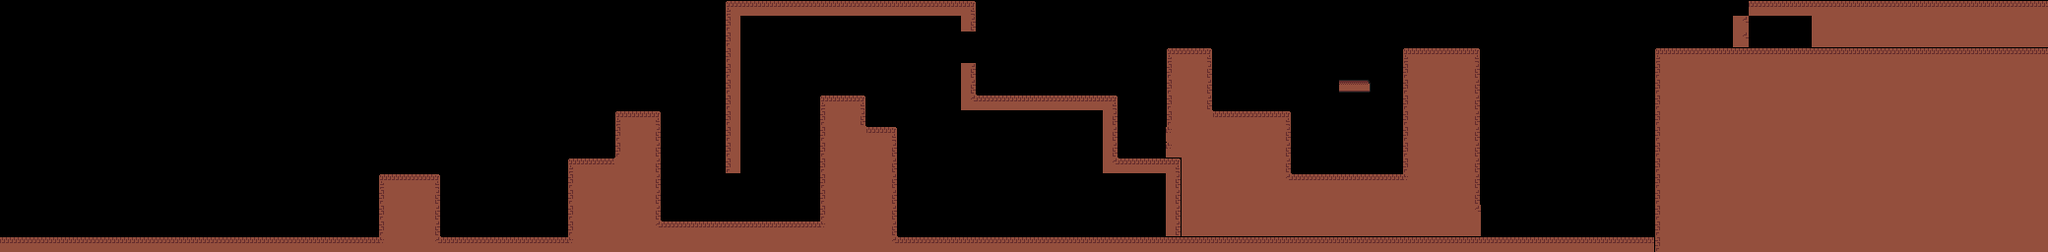

A 2D game scene composited from a Tiled map and its tileset images. What follows is a short description and the map's XML, with each tile layer's data collapsed to a summary:
An orthogonal 130x16 tile map with 16x16 px tiles, 1 tile layer (Tiles), 2 tilesets and 24 objects.

<map version="1.0" tiledversion="1.0.3" orientation="orthogonal" renderorder="right-down" width="130" height="16" tilewidth="16" tileheight="16" nextobjectid="227">
 <tileset firstgid="1" name="background_tiles2" tilewidth="16" tileheight="16" tilecount="24" columns="8">
  <image source="background_tiles2.png" width="128" height="48" />
  <tile id="6">
   <properties>
    <property name="type" value="Boden" />
   </properties>
  </tile>
  <tile id="8">
   <properties>
    <property name="body.immovable" value="true" />
    <property name="body.moves" value="false" />
    <property name="type" value="platform" />
   </properties>
  </tile>
  <tile id="9">
   <properties>
    <property name="type" value="platform" />
   </properties>
  </tile>
  <tile id="10">
   <properties>
    <property name="type" value="platform" />
   </properties>
  </tile>
  <tile id="13">
   <properties>
    <property name="type" value="Boden" />
   </properties>
  </tile>
  <tile id="14">
   <properties>
    <property name="type" value="Boden" />
   </properties>
  </tile>
  <tile id="16">
   <properties>
    <property name="type" value="Boden" />
   </properties>
  </tile>
  <tile id="17">
   <properties>
    <property name="type" value="Boden" />
   </properties>
  </tile>
 </tileset>
 <tileset firstgid="25" name="marker" tilewidth="16" tileheight="16" tilecount="16" columns="4">
  <image source="marker.png" width="64" height="64" />
  <tile id="0">
   <properties>
    <property name="type" value="player" />
   </properties>
  </tile>
  <tile id="1">
   <properties>
    <property name="type" value="npc" />
   </properties>
  </tile>
  <tile id="2">
   <properties>
    <property name="type" value="enemy" />
   </properties>
  </tile>
  <tile id="3">
   <properties>
    <property name="type" value="checkpoint" />
   </properties>
  </tile>
 </tileset>
 <layer name="Tiles" width="130" height="16">
  <data>[2080 cells, 803 non-empty, 11 distinct tile ids]</data>
 </layer>
 <objectgroup color="#9416a4" name="Objects">
  <object id="146" gid="10" x="816" y="194" width="16" height="16" />
  <object id="147" gid="9" x="800.25" y="194" width="16" height="16" />
  <object id="149" gid="10" x="752" y="130" width="16" height="16" />
  <object id="151" gid="11" x="784" y="130" width="16" height="16" />
  <object id="153" gid="10" x="768" y="130" width="16" height="16" />
  <object id="174" gid="10" x="1104" y="176" width="16" height="16" />
  <object id="175" gid="10" x="1088" y="176" width="16" height="16" />
  <object id="176" gid="10" x="1072" y="176" width="16" height="16" />
  <object id="177" gid="10" x="1056" y="176" width="16" height="16" />
  <object id="178" gid="10" x="1040" y="176" width="16" height="16" />
  <object id="179" gid="10" x="1024" y="176" width="16" height="16" />
  <object id="180" gid="10" x="1008" y="176" width="16" height="16" />
  <object id="181" gid="10" x="992" y="176" width="16" height="16" />
  <object id="183" gid="10" x="976" y="176" width="16" height="16" />
  <object id="184" gid="9" x="960" y="176" width="16" height="16" />
  <object id="185" gid="9" x="944" y="176" width="16" height="16" />
  <object id="186" gid="10" x="960" y="176" width="16" height="16" />
  <object id="193" gid="10" x="1664" y="192" width="16" height="16" />
  <object id="194" gid="10" x="1648" y="192" width="16" height="16" />
  <object id="195" gid="10" x="1632" y="192" width="16" height="16" />
  <object id="197" gid="9" x="1616" y="192" width="16" height="16" />
  <object id="222" gid="9" x="1664" y="128" width="16" height="16" />
  <object id="226" gid="9" x="1344" y="96" width="16" height="16" />
 </objectgroup>
 <objectgroup color="#de4134" name="Events" />
 <objectgroup name="Chars">
  <object id="112" gid="25" x="273" y="241" width="16" height="16" />
 </objectgroup>
</map>
